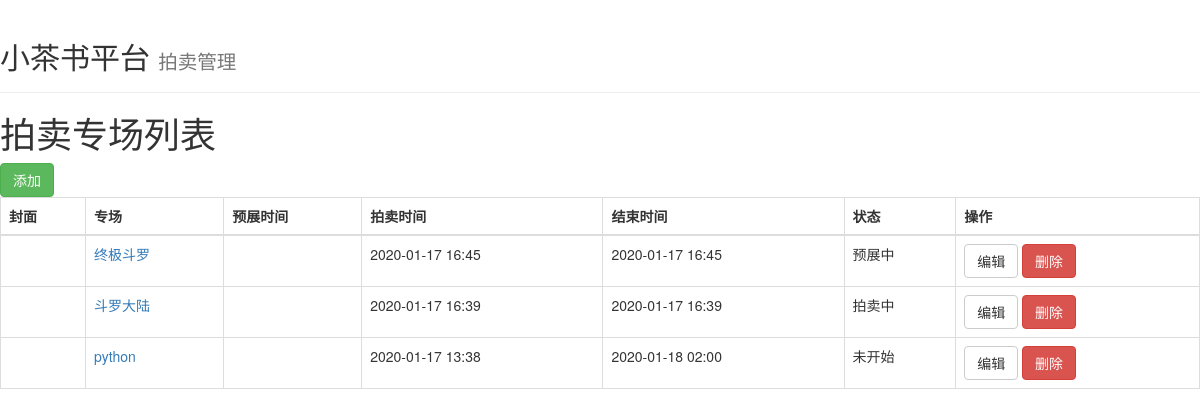
Page /web/SaleCategory/list/ on the earlier database version.
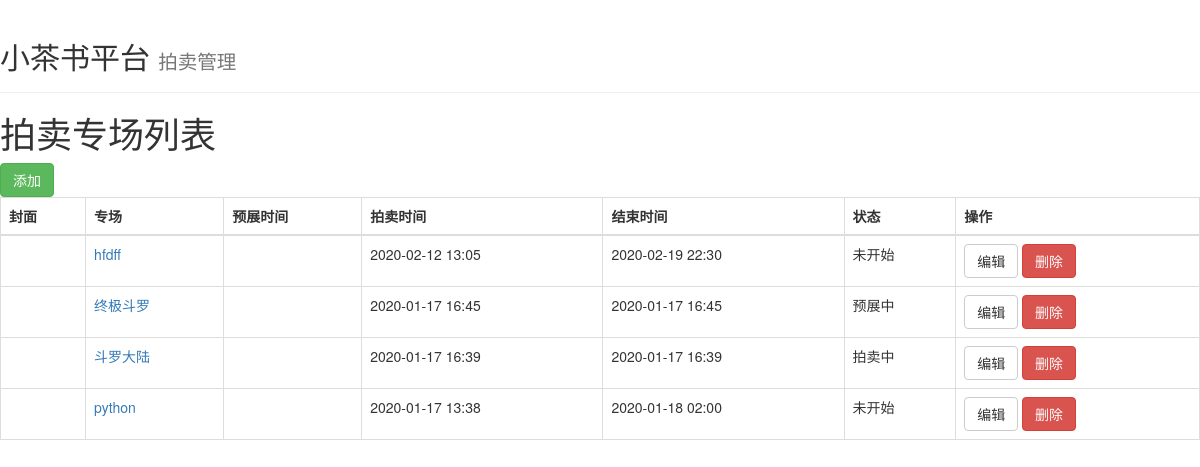
Same page on the later database version.
### sale/models.py (models this page shows, shortened)
class SaleCategory(models.Model):
    image_url = models.FileField(verbose_name="专场首页图片", max_length=256)
    video_url = models.CharField(verbose_name="专场首页视频", max_length=256, null=True, blank=True)
    title = models.CharField(verbose_name="专场标题", max_length=64)
    status_choice = (
        (1, "未开始"),
        (2, "预展中"),
        (3, "拍卖中"),
        (4, "已结束"),
    )
    status = models.IntegerField(verbose_name="状态", choices=status_choice, default=1)
    preview_start_time = models.DateTimeField(verbose_name="预展时间", null=True, blank=True)
    start_time = models.DateTimeField(verbose_name="开始时间")
    end_time = models.DateTimeField(verbose_name="结束时间")
    cash_deposit = models.PositiveIntegerField(verbose_name="全场保证金", default=10000)
    commodity_count = models.PositiveIntegerField(verbose_name="拍品数量", default=0)
    bid_count = models.PositiveIntegerField(verbose_name="出价次数", default=0)
    onlook_count = models.PositiveIntegerField(verbose_name="围观次数", default=0)
    trading_volume = models.PositiveIntegerField(verbose_name="成交金额", default=0)
    class Meta:
        verbose_name_plural = "拍卖专场"

### web/views/SaleCategory/SaleCategory_show.py (the view)
# urls.py: url(r"^auction/list/(?P<salecategory_id>\d+)/$",auction_item_show.show,name="auction_item_list"),
def show(request):
    salecategory_objs = models.SaleCategory.objects.all().order_by('-id')
    return render(request, 'web/SaleCategory_show.html', {"salecategory_objs": salecategory_objs})

### web/templates/web/SaleCategory_show.html (shortened to what this page needs)
{% extends 'layout.html' %}
{% block content %}
    <h1>拍卖专场列表</h1>
    <a class="btn btn-success" href="{% url 'web:SaleCategory_add' %}">添加</a>
    <table class="table table-hover table-bordered ">
        <thead>
        <th>封面</th>
        <th>专场</th>
        <th>预展时间</th>
        <th>拍卖时间</th>
        <th>结束时间</th>
        <th>状态</th>
        <th>操作</th>
        </thead>
        <tbody>
        {% for obj in salecategory_objs %}
            <tr>
                <td class="center">
                </td>
                <td class="center"><a href="{% url 'web:auction_item_list' salecategory_id=obj.id %}">{{ obj.title }}</a></td>
                <td>{{ obj.preview_start_time|date:"Y-m-d H:i" }}</td>
                <td>{{ obj.start_time|date:"Y-m-d H:i" }}</td>
                <td>{{ obj.end_time|date:"Y-m-d H:i"  }}</td>
                 <td>{{ obj.get_status_display }}</td>
                <td>
                    <a class="btn btn-default" href="{% url 'web:SaleCategory_editor' obj.id %}">编辑</a>
                    <a class="btn btn-danger" onclick="removeRow(this,'{% url 'web:SaleCategory_del' obj.id %}')">删除</a>
                </td>
            </tr>
        {% endfor %}
        </tbody>
    </table>
{% endblock %}

Differences in the rows shown:
added SaleCategory: title "hfdff", start_time "2020-02-12 13:05", end_time "2020-02-19 22:30", status "未开始"
